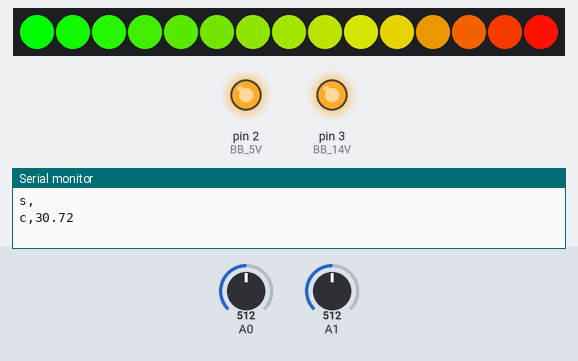
A sketch run on a simulated Arduino Uno, built with avr-gcc and run on an emulated ATmega328P. Shown: 15 RGB LEDs in strip order, left to right, output pins drawn as LEDs (lit = HIGH), the last lines printed to the serial monitor. Inputs (shaded band) come from the test bench; at power-on: A0 = 512, A1 = 512. Colours are those a GRB WS2812 strip shows for the declared byte order.

Above: at 1.2 s.
1.3 s: A0 set to 0
At 3.3 s:
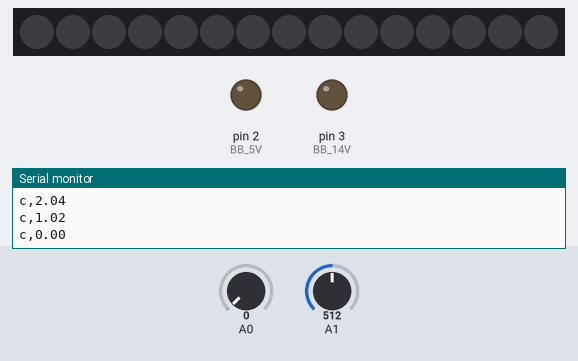
3.6 s: A0 set to 122
At 5.7 s:
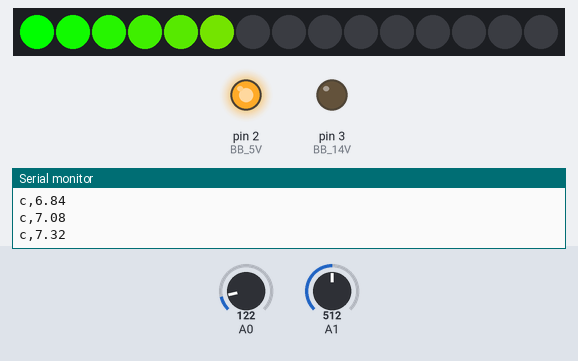
6.0 s: A0 set to 306
At 6.18 s:
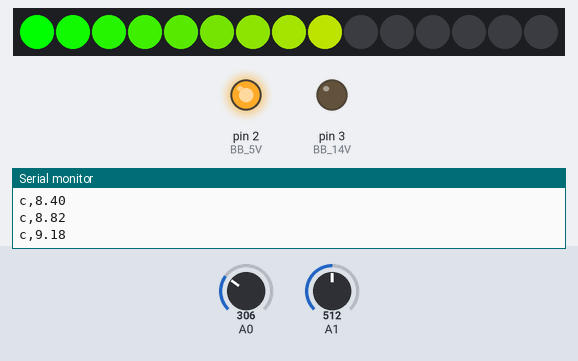
7.8 s: A0 set to 0
At 8.53 s:
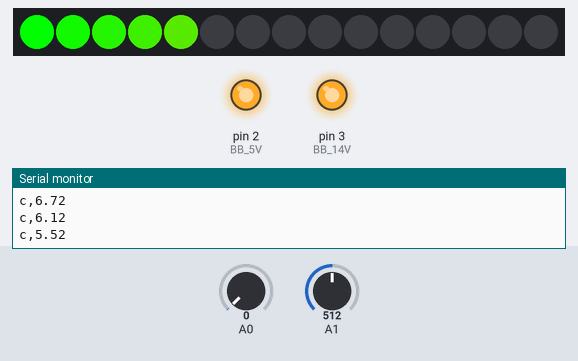
10.0 s: A0 set to 716
At 10.17 s:
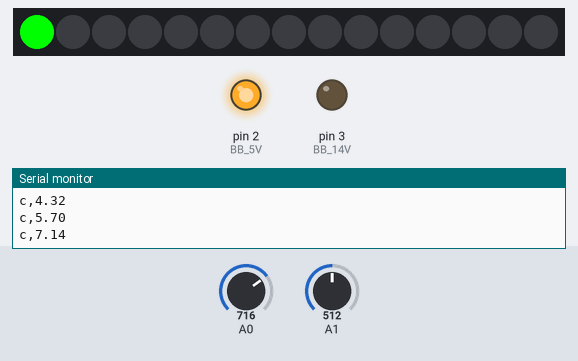
11.7 s: A0 set to 122
At 12.67 s:
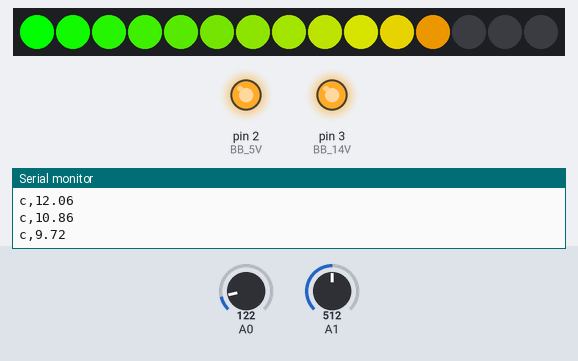
Timing chart, 0 to 14.7 s (numbered marks = the images above; inputs shaded):
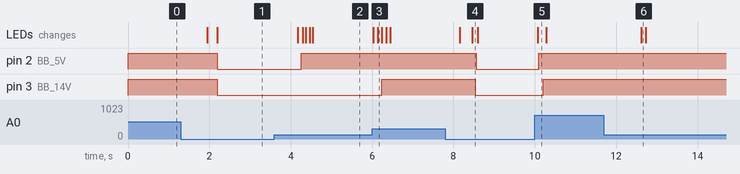

Measured:
- after the input at 1.3 s, pin 2 (BB_5V), pin 3 (BB_14V): HIGH → LOW after 0.89 s; the LEDs: first change after 0.65 s (image 1 shows a later state)
- after the input at 3.6 s, pin 2 (BB_5V): LOW → HIGH after 0.66 s; the LEDs: first change after 0.57 s (image 2 shows a later state)
- after the input at 6.0 s, pin 3 (BB_14V): LOW → HIGH after 0.24 s; the LEDs: first change at once (image 3 shows a later state)
- after the input at 7.8 s, pin 2 (BB_5V): HIGH → LOW after 0.77 s; pin 3 (BB_14V): HIGH → LOW after 0.73 s; the LEDs: first change after 0.36 s (image 4 shows a later state)
- after the input at 10.0 s, pin 2 (BB_5V): LOW → HIGH after 0.10 s; pin 3 (BB_14V): LOW → HIGH after 0.21 s; the LEDs: change after 0.07 s (image 5)
- after the input at 11.7 s, the LEDs: change after 0.92 s (image 6)

The sketch:

bat-level.ino
```cpp
#include "bb_Generator.h"
#include "FastLED.h"

#define NUM_LEDS 15


#define BB_5V 2
#define BB_14V 3

#define LED_PIN 4

CRGB leds[NUM_LEDS];


bb_Generator cap(A0);
bb_Generator battery(A1);
//bb_Generator bike1(A2);
//bb_Generator bike2(A3);

bool outOn = false;

int ledsOn = 0;

int hue = 0;

void switchOnLeds() {
	FastLED.clear();

	for (int i = 0; i < ledsOn; i++) {
		hue = map(i, 0, NUM_LEDS, 0, 100);
		leds[i] = CHSV(hue, 255, 255);
	}
	LEDS.show();

}

void setup() {

	pinMode(BB_5V, OUTPUT);
	pinMode(BB_14V, OUTPUT);

	digitalWrite(BB_5V, LOW);
	digitalWrite(BB_14V, LOW);

	cap.setNumReadings(30);
	cap.setEnergyDecrement(0);
	cap.setDiff(1);
	cap.setLowCutoff(0);
	cap.begin();


	battery.setLowCutoff(0);
	battery.begin();

	FastLED.addLeds<WS2812, LED_PIN, RGB>(leds, NUM_LEDS);


	Serial.begin(115200);
	Serial.println("s,");

}

void loop() {

	cap.update();
	battery.update();

	if (cap.getVoltage() > 5) {
		digitalWrite(BB_5V, HIGH);
		switchOnLeds();
	}
	if (cap.getVoltage() < 4.5) {
		digitalWrite(BB_5V, LOW);
	}

	if (cap.hasChanged()) {
		Serial.print("c,");
		Serial.println(cap.getVoltage());
		if (cap.getVoltage() > 9.8 && !outOn) {
			digitalWrite(BB_14V, HIGH);
			outOn = true;
		}
		if (cap.getVoltage() < 5 && outOn) {
			digitalWrite(BB_14V, LOW);
			outOn = false;
		}

		ledsOn = map(cap.getReading(), 60, 200, 0 , NUM_LEDS);
		ledsOn = constrain(ledsOn, 0, NUM_LEDS);
		switchOnLeds();

	}
	delay(30);

}
```

bb_Generator.cpp
```cpp
#include "Arduino.h"
#include "bb_Generator.h"

bb_Generator::bb_Generator(int pin) {
	_pin = pin;
	m_interval = 10;
	_scalingFactor = SCALING_FACTOR;
	_lowThreshold = LOW_THRESHOLD;
	_energyDecr = ENERGY_DECR;
	_diff = 5;

}


void bb_Generator::begin() {

	_average = 0;
	_energy = 0;
	_prevAverage = 0;
	_changed = false;
	_running = false;
	m_readings = new int[m_interval];

}


int bb_Generator::update() {

	int newReading = analogRead(_pin);

	if (m_nbrReadings < m_interval) {
		++m_nbrReadings;
		m_sum = m_sum + newReading;
	}
	// once the array is filled, subtract the oldest data point and add the new one
	else {
		m_sum = m_sum - m_readings[m_next] + newReading;
	}

	m_readings[m_next] = newReading;
	if (++m_next >= m_interval)
		m_next = 0;

	_average = (m_sum + m_nbrReadings / 2) / m_nbrReadings;

	if ( abs( _average - _prevAverage) > _diff) {
		_changed = true;
		_prevAverage = _average;
	} else {
		_changed = false;
	}


	// Calculate Energy generated between last reading
	unsigned long dt = millis() - _lastReading;


	// Check if running
	if (_average > _lowThreshold) {
		if (!_running) {
			_running = true;
			_runTime = millis();
		}
		_energy += (_average * _scalingFactor * dt * 0.001);  // Energy = _average * dt in secs

	} else {
		if (_running) {
			_running = false;
		}

		_average = 0.0;

		 // Decrease Energy when not running
		if (_energy > 0) {
			_energy -= _energyDecr;
		}
		if (_energy < 0) {
			_energy = 0;
		}

	}


	_lastReading = millis();

	return _average;
}


unsigned long bb_Generator::getRunTime() {
	if (_running) {
		return millis() - _runTime;
	} else {
		return 0;
	}
}

void bb_Generator::resetEnergy() {
	_energy = 0.0;
}

float bb_Generator::getVoltage() {
	return _average * _scalingFactor;
}

void bb_Generator::setNumReadings(int num) {
	m_interval = num;
}

void bb_Generator::setEnergyDecrement(float ergDecr) {
	_energyDecr = ergDecr;
}

void bb_Generator::setDiff(int diff) {
	_diff = diff;
}

void bb_Generator::setScalingFactor(float scaling) {
	_scalingFactor = scaling;
}

void bb_Generator::setLowCutoff(int cutoff){
	_lowThreshold = cutoff;
}

bool bb_Generator::hasChanged() {
	return _changed;
}

int bb_Generator::getReading() {
	return _average;
}

float bb_Generator::getEnergy() {
	return _energy;
}
```

bb_Generator.h
```cpp
/*
  bb_Generator library is generic library to
*/
#ifndef bb_Generator_h
#define bb_Generator_h


#include "Arduino.h"

#define SCALING_FACTOR 0.06
#define LOW_THRESHOLD 0
#define ENERGY_DECR 0

class bb_Generator
{
public:
	bb_Generator(int pin);

	void setNumReadings(int num);
	void setDiff(int diff);
	void setScalingFactor(float scaling);
	void setEnergyDecrement(float ergDecr);
	void setLowCutoff(int cutoff);

	void begin();

	int update();
	void resetEnergy();

	int getReading();
	float getVoltage();
	float getEnergy();
	bool hasChanged();


	unsigned long getRunTime();

private:
	int _pin;

	int m_interval;     // number of data points for the moving average
	int m_nbrReadings;  // number of readings
	long m_sum;         // sum of the m_readings array
	int m_next;         // index to the next reading
	int *m_readings;    // pointer to the dynamically allocated interval array

	int _diff;

	float _energy;
	int _average;
	int _prevAverage;

	bool _changed;

	unsigned long _lastReading;

	bool _running;
	unsigned long _runTime;

	bool debug;

	float _scalingFactor;

	int _lowThreshold;

	float _energyDecr;

};
#endif
```
